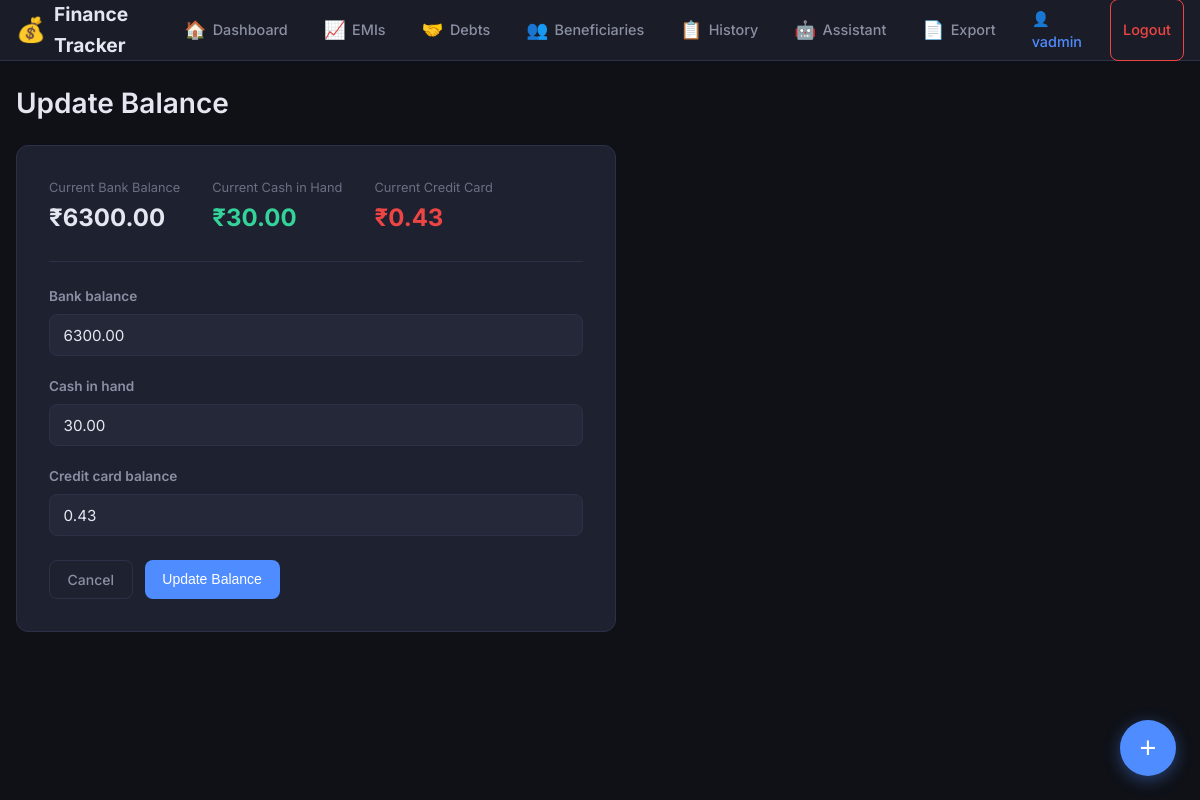
The page /balance/update/ (signed in) on the database its author committed.
### finance/models.py (models this page shows, shortened)
class AccountBalance(models.Model):
    user = models.ForeignKey(User, on_delete=models.CASCADE, related_name='balances', null=True, blank=True)
    bank_balance = models.DecimalField(max_digits=12, decimal_places=2, default=0)
    cash_in_hand = models.DecimalField(max_digits=12, decimal_places=2, default=0)
    credit_card_balance = models.DecimalField(max_digits=12, decimal_places=2, default=0)
    updated_at = models.DateTimeField(auto_now=True)
    class Meta:
        verbose_name_plural = "Account Balances"
    @classmethod
    def get_instance(cls, user=None):
        if user and user.is_authenticated:
            obj, created = cls.objects.get_or_create(user=user)
        else:
            obj, created = cls.objects.get_or_create(pk=1)
        return obj

### finance/views.py (the view)
# urls.py: path('balance/update/', views.balance_update, name='balance_update'),
@login_required
def balance_update(request):
    balance = AccountBalance.get_instance(request.user)
    if request.method == 'POST':
        form = AccountBalanceForm(request.POST, instance=balance)
        if form.is_valid():
            old_bank = balance.bank_balance
            form.save()
            diff = balance.bank_balance - old_bank
            if diff != 0:
                TransactionHistory.objects.create(
                    user=request.user,
                    title='Balance Manual Update',
                    amount=diff,
                    category='other',
                    description=f'Bank: {old_bank} -> {balance.bank_balance}'
                )
            messages.success(request, 'Balance updated!')
            return redirect('finance:dashboard')
    else:
        form = AccountBalanceForm(instance=balance)
    return render(request, 'finance/balance_form.html', {'form': form, 'balance': balance})

### finance/forms.py
class AccountBalanceForm(forms.ModelForm):
    class Meta:
        model = AccountBalance
        fields = ['bank_balance', 'cash_in_hand', 'credit_card_balance']
        widgets = {
            'bank_balance': forms.NumberInput(attrs={
                'class': 'form-input',
                'placeholder': 'Enter bank balance',
                'step': '0.01'
            }),
            'cash_in_hand': forms.NumberInput(attrs={
                'class': 'form-input',
                'placeholder': 'Enter cash in hand',
                'step': '0.01'
            }),
            'credit_card_balance': forms.NumberInput(attrs={
                'class': 'form-input',
                'placeholder': 'Enter credit card balance',
                'step': '0.01'
            }),
        }

### templates/finance/balance_form.html (shortened to what this page needs)
{% extends 'finance/base.html' %}
{% block content %}
<div class="page-header">
    <h1>Update Balance</h1>
</div>
<div class="form-card">
    <div class="current-balance">
        <div class="balance-item">
            <span class="balance-label">Current Bank Balance</span>
            <span class="balance-value">₹{{ balance.bank_balance|floatformat:2 }}</span>
        </div>
        <div class="balance-item">
            <span class="balance-label">Current Cash in Hand</span>
            <span class="balance-value text-success">₹{{ balance.cash_in_hand|floatformat:2 }}</span>
        </div>
        <div class="balance-item">
            <span class="balance-label">Current Credit Card</span>
            <span class="balance-value text-danger">₹{{ balance.credit_card_balance|floatformat:2 }}</span>
        </div>
    </div>
    <form method="post">
        {% for field in form %}
        <div class="form-group">
            <label for="{{ field.id_for_label }}">{{ field.label }}</label>
            {{ field }}
        </div>
        {% endfor %}
        <div class="form-actions">
            <a href="{% url 'finance:dashboard' %}" class="btn btn-outline">Cancel</a>
            <button type="submit" class="btn btn-primary">Update Balance</button>
        </div>
    </form>
</div>
{% endblock %}

### templates/finance/base.html (shortened to what this page needs)
{% load static %}
{% load humanize %}
<!DOCTYPE html>
<html lang="en">
<head>
    <link rel="stylesheet" href="{% static 'css/style.css' %}">
</head>
<body>
    <nav class="navbar">
        <div class="nav-container">
            <a href="{% url 'finance:dashboard' %}" class="nav-brand">
                <span class="brand-icon">&#128176;</span>
                <span class="brand-text">Finance Tracker</span>
            </a>
            <div class="nav-links" id="navLinks">
                <a href="{% url 'finance:dashboard' %}" class="nav-link {% if request.resolver_match.url_name == 'dashboard' %}active{% endif %}">
                    <span class="nav-icon">&#127968;</span> Dashboard
                </a>
                <a href="{% url 'finance:emi_list' %}" class="nav-link {% if 'emi' in request.resolver_match.url_name %}active{% endif %}">
                    <span class="nav-icon">&#128200;</span> EMIs
                </a>
                <a href="{% url 'finance:debts_credits' %}" class="nav-link {% if 'debt' in request.resolver_match.url_name %}active{% endif %}">
                    <span class="nav-icon">&#129309;</span> Debts
                </a>
                <a href="{% url 'finance:beneficiary_list' %}" class="nav-link {% if 'beneficiary' in request.resolver_match.url_name %}active{% endif %}">
                    <span class="nav-icon">👥</span> Beneficiaries
                </a>
                <a href="{% url 'finance:transaction_list' %}" class="nav-link {% if 'transaction' in request.resolver_match.url_name %}active{% endif %}">
                    <span class="nav-icon">&#128203;</span> History
                </a>
                <a href="{% url 'finance:assistant' %}" class="nav-link {% if 'assistant' in request.resolver_match.url_name %}active{% endif %}">
                    <span class="nav-icon">&#129302;</span> Assistant
                </a>
                <a href="{% url 'finance:export_page' %}" class="nav-link {% if 'export' in request.resolver_match.url_name %}active{% endif %}">
                    <span class="nav-icon">&#128196;</span> Export
                </a>
                {% if user.is_authenticated %}
                <span class="nav-link nav-user">&#128100; {{ user.username }}</span>
                <a href="{% url 'finance:logout' %}" class="nav-link nav-logout">Logout</a>
                {% endif %}
            </div>
        </div>
    </nav>
    <main class="main-content">
        {% block content %}{% endblock %}
    </main>
    <button class="fab" onclick="document.getElementById('addModal').classList.add('active')" title="Quick Add">
        <span>+</span>
    </button>
</body>
</html>

### rows shown on the page
AccountBalance: bank_balance "6300.00", cash_in_hand "30.00", credit_card_balance "0.43", form "6300.00" "30.00" "0.43"

### other values the page prints
{{ user.username }} "vadmin"
{{ field.label }} "Bank balance" "Cash in hand" "Credit card balance"
